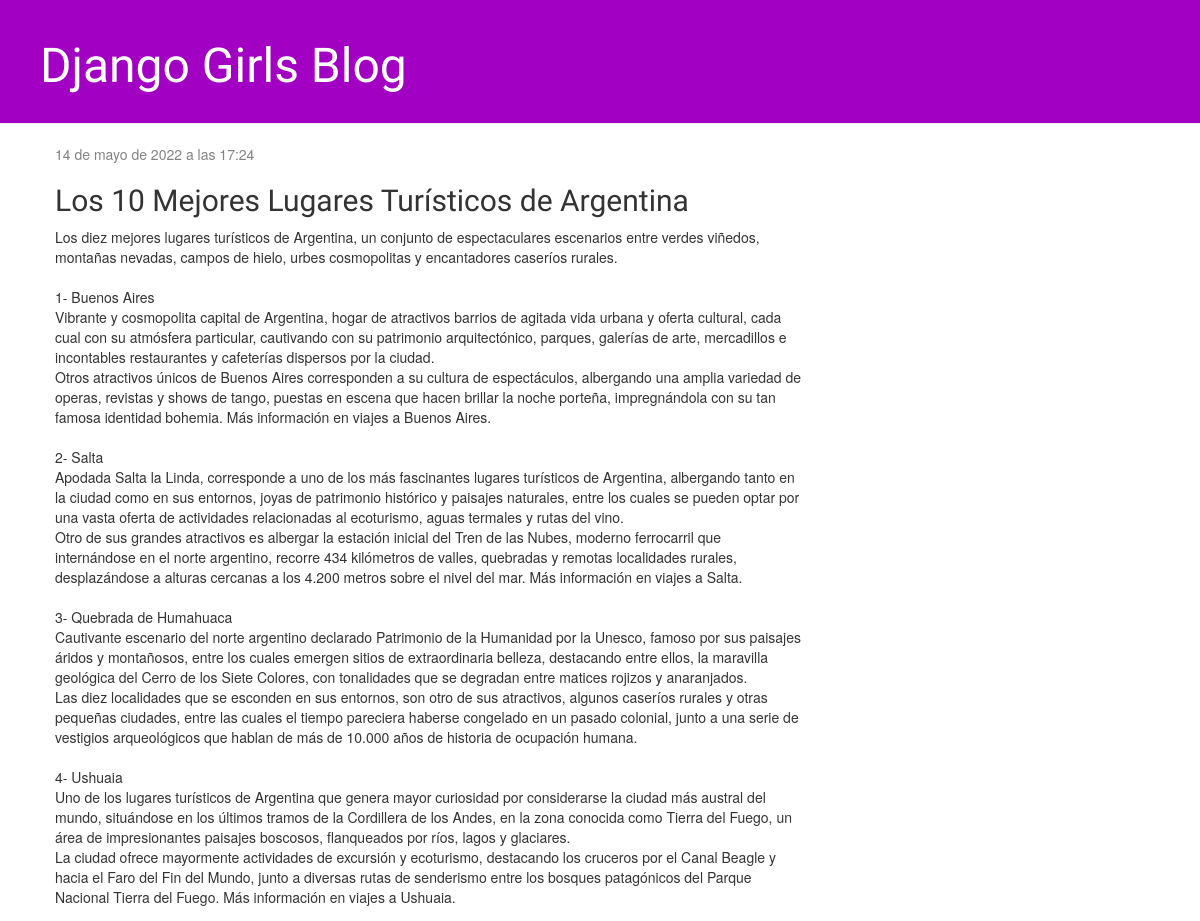
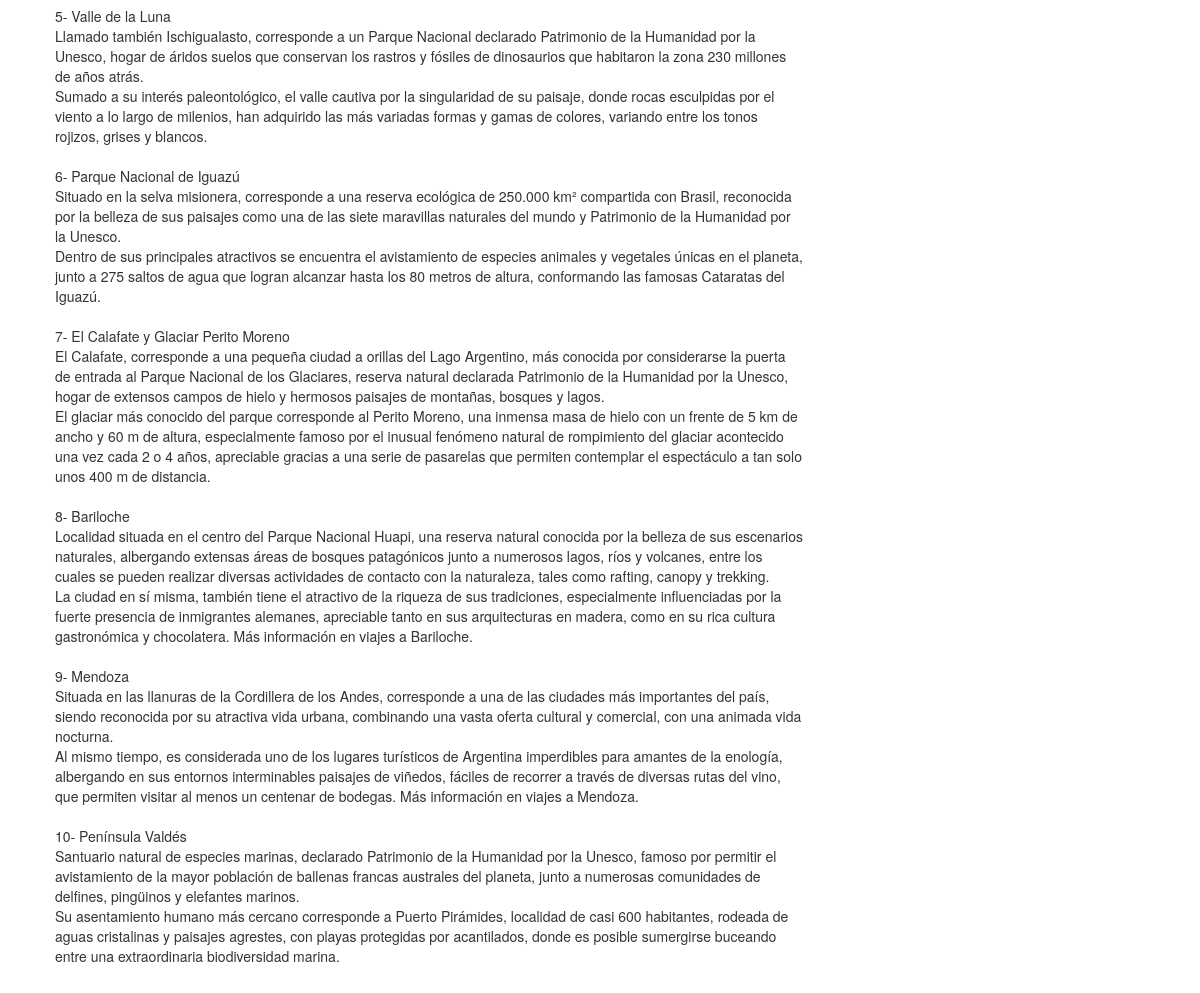
Page /post/6/ on the committed database (2 pictures, top to bottom).
### blog/models.py (models this page shows, shortened)
class Post(models.Model):
    author = models.ForeignKey(settings.AUTH_USER_MODEL, on_delete=models.CASCADE)
    title = models.CharField(max_length=200)
    text = models.TextField()
    created_date = models.DateTimeField(
            default=timezone.now)
    published_date = models.DateTimeField(
            blank=True, null=True)

### blog/views.py (the view)
# urls.py: path('post/<int:pk>/', views.post_detail, name='post_detail'),
def post_detail(request, pk):
    post = get_object_or_404(Post, pk=pk)
    return render(request, 'blog/post_detail.html', {'post': post})

### blog/templates/blog/post_detail.html (shortened to what this page needs)
{% extends 'blog/base.html' %}
{% block content %}
    <div class="post">
        {% if post.published_date %}
            <div class="date">
                {{ post.published_date }}
            </div>
        {% endif %}
        <h2>{{ post.title }}</h2>
        <p>{{ post.text|linebreaksbr }}</p>
    </div>
{% endblock %}

### blog/static/css/blog.css (style rules this page uses)
h1, h2, h3, h4 { font-family: 'Lobster', cursive; }
.date { color: #828282; }
.post { margin-bottom: 70px; }

### rows in the picture
Post: published_date "14 de mayo de 2022 a las 17:24", title "Los 10 Mejores Lugares Turísticos de Argentina", text "Los diez mejores lugares turísticos de Argentina, un conjunto de espectaculares escenarios entre verdes viñedos, montañas nevadas, campos de hielo, urbes cosmopolitas y encantadores caseríos rurales. 1- Buenos Aires Vibrante y cosmopolita capital de Argentina, hogar de atractivos barrios de agitada vida urbana y oferta cultural, cada cual con su atmósfera particular, cautivando con su patrimonio arquitectónico, parques, galerías de arte, mercadillos e incontables restaurantes y cafeterías dispersos por la ciudad. Otros atractivos únicos de Buenos Aires corresponden a su cultura de espectáculos, albergando una amplia variedad de operas, revistas y shows de tango, puestas en escena que hacen…"
